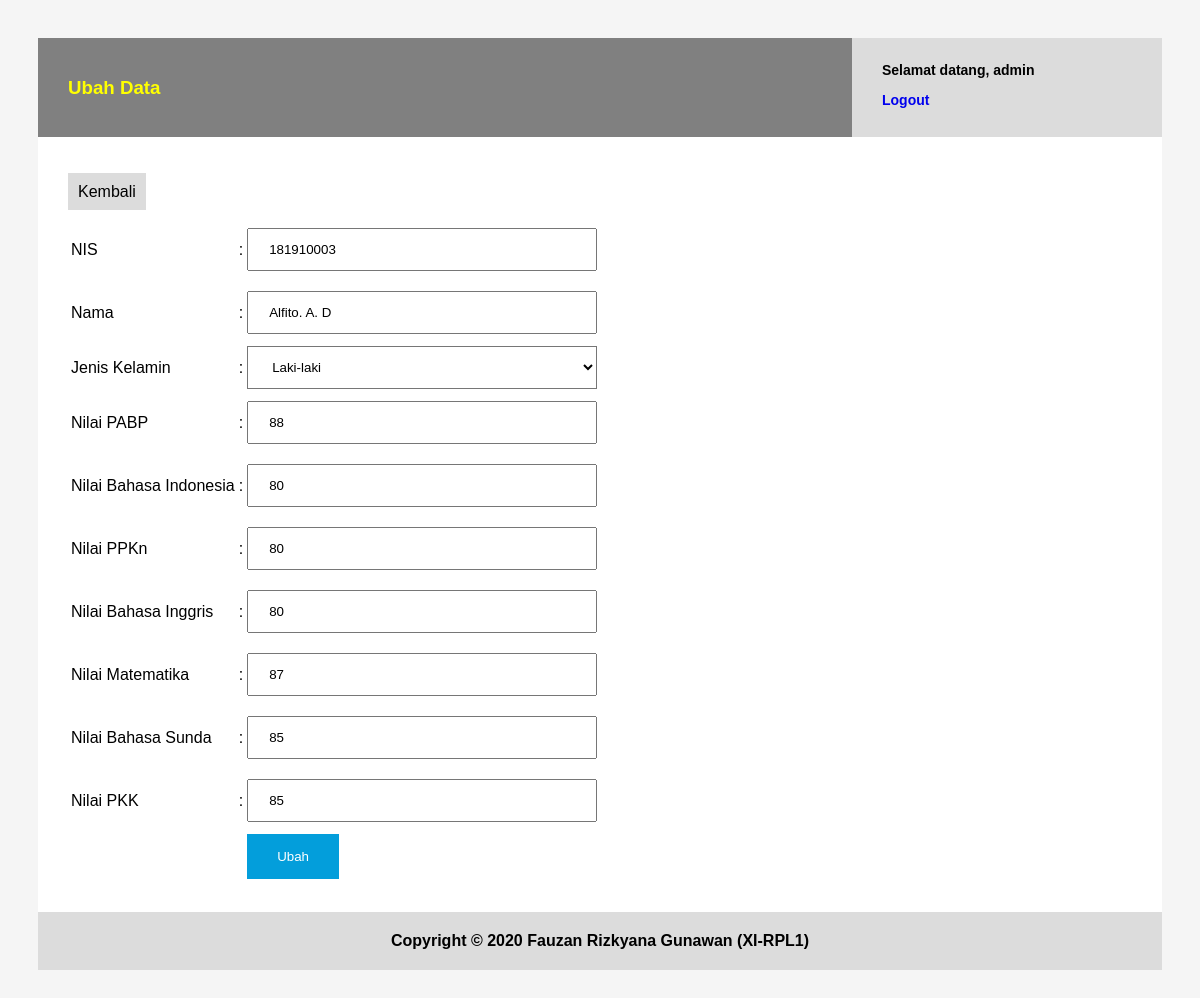
Page /edit.php?id=8 (signed in) on the committed database.
### tables this page shows
CREATE TABLE `t_nilai_siswa` (
  `id` int(11) NOT NULL,
  `nis` int(11) NOT NULL,
  `nama` varchar(255) NOT NULL,
  `jenis_kelamin` varchar(255) NOT NULL,
  `nilai_pabp` int(11) NOT NULL DEFAULT 0,
  `nilai_b_indo` int(11) NOT NULL DEFAULT 0,
  `nilai_ppkn` int(11) NOT NULL DEFAULT 0,
  `nilai_b_ing` int(11) NOT NULL DEFAULT 0,
  `nilai_mtk` int(11) NOT NULL DEFAULT 0,
  `nilai_b_sund` int(11) NOT NULL DEFAULT 0,
  `nilai_pkk` int(11) NOT NULL DEFAULT 0
);

### edit.php (the view, shortened to what this page needs)
<?php
$koneksi = koneksiDatabase();
$id = $_GET['id'];
$data = mysqli_query($koneksi, "select * from t_nilai_siswa where id=$id");
$s = mysqli_fetch_array($data);
$jenis_kelamin = ["Laki-laki", "Perempuan"];
?>
<!DOCTYPE html>
<html lang="en">
<head>
    <link rel="stylesheet" href="style.css">
</head>
<body>
    <div class="header">
        <div class="header-title">
            <h3>Ubah Data</h3>
        </div>
        <div class="profile">
            <p>Selamat datang, <?= $_SESSION['username'] ?></p>
            <a href="auth?action=logout">Logout</a>
        </div>
    </div>
    <div class="content">
        <p><a href="index.php" class="button-secondary">Kembali</a></p>
        <form method="post" enctype="multipart/form-data">
            <table>
                <tr>
                    <td><label for="nis">NIS</label></td>
                    <td>:</td>
                    <td>
                        <input type="text" name="nis" class="input-text" id="nis" value="<?= $s['nis'] ?>">
                    </td>
                </tr>
                <tr>
                    <td><label for="nama">Nama</label></td>
                    <td>:</td>
                    <td><input type="text" name="nama" class="input-text" id="nama" value="<?= $s['nama'] ?>"></td>
                </tr>
                <tr>
                    <td><label for="jenis_kelamin">Jenis Kelamin</label></td>
                    <td>:</td>
                    <td>
                        <select name="jenis_kelamin" id="jenis_kelamin" class="input-select">
                            <?php for ($i = 0; $i < count($jenis_kelamin); $i++) { ?>
                                <?php if ($jenis_kelamin[$i] == $s['jenis_kelamin']) { ?>
                                    <option value="<?= $jenis_kelamin[$i] ?>" selected><?= $jenis_kelamin[$i] ?></option>
                                <?php } else { ?>
                                    <option value="<?= $jenis_kelamin[$i] ?>"><?= $jenis_kelamin[$i] ?></option>
                                <?php } ?>
                            <?php } ?>
                        </select>
                    </td>
                </tr>
                <tr>
                    <td><label for="nilai_pabp">Nilai PABP</label></td>
                    <td>:</td>
                    <td><input type="text" name="nilai_pabp" class="input-text" id="nilai_pabp" value="<?= $s['nilai_pabp'] ?>"></td>
                </tr>
                <tr>
                    <td><label for="nilai_bahasa_indonesia">Nilai Bahasa Indonesia</label></td>
                    <td>:</td>
                    <td><input type="text" name="nilai_bahasa_indonesia" class="input-text" id="nilai_bahasa_indonesia" value="<?= $s['nilai_b_indo'] ?>"></td>
                </tr>
                <tr>
                    <td><label for="nilai_ppkn">Nilai PPKn</label></td>
                    <td>:</td>
                    <td><input type="text" name="nilai_ppkn" class="input-text" id="nilai_ppkn" value="<?= $s['nilai_ppkn'] ?>"></td>
                </tr>
                <tr>
                    <td><label for="nilai_bahasa_inggris">Nilai Bahasa Inggris</label></td>
                    <td>:</td>
                    <td><input type="text" name="nilai_bahasa_inggris" class="input-text" id="nilai_bahasa_inggris" value="<?= $s['nilai_b_ing'] ?>"></td>
                </tr>
                <tr>
                    <td><label for="nilai_matematika">Nilai Matematika</label></td>
                    <td>:</td>
                    <td><input type="text" name="nilai_matematika" class="input-text" id="nilai_matematika" value="<?= $s['nilai_mtk'] ?>"></td>
                </tr>
                <tr>
                    <td><label for="nilai_bahasa_sunda">Nilai Bahasa Sunda</label></td>
                    <td>:</td>
                    <td><input type="text" name="nilai_bahasa_sunda" class="input-text" id="nilai_bahasa_sunda" value="<?= $s['nilai_b_sund'] ?>"></td>
                </tr>
                <tr>
                    <td><label for="nilai_pkk">Nilai PKK</label></td>
                    <td>:</td>
                    <td><input type="text" name="nilai_pkk" class="input-text" id="nilai_pkk" value="<?= $s['nilai_pkk'] ?>"></td>
                </tr>
                <tr>
                    <td></td>
                    <td></td>
                    <td><input type="submit" name="submit" class="button-submit" value="Ubah"></td>
                </tr>
            </table>
        </form>
    </div>
    <div class="footer">
        Copyright &copy; <?= date('Y', time()); ?> Fauzan Rizkyana Gunawan (XI-RPL1)
    </div>
</body>
</html>

### style.css (style rules this page uses)
body { padding: 30px; background: whitesmoke; font-family: Arial, Helvetica, sans-serif; color: black; }
.header { background: gray; padding: 20px 30px 20px 30px; }
.header-title { color: yellow; }
.profile { background: gainsboro; width: 250px; height: 79px; padding: 10px 30px 10px 30px; font-weight: bold; font-size: 14px; position: absolute; right: 38px; top: 38px; }
.content { background: white; width: auto; padding: 30px; }
.footer { padding: 20px; text-align: center; background: gainsboro; font-weight: bold; }
a { text-decoration: none; }
a.button-secondary { background: gainsboro; padding: 10px; color: black; }
input.input-text { width: 350px; padding: 12px 20px; margin: 8px 0; box-sizing: border-box; }
select.input-select { width: 350px; padding: 12px 20px; background-color: white; }
input.button-submit { background-color: rgb(3, 158, 219); border: none; color: white; padding: 15px 30px; text-align: center; text-decoration: none; display: inline-block; }

### rows in the picture
t_nilai_siswa: nis "181910003", nama "Alfito. A. D", jenis_kelamin "Laki-laki", nilai_pabp "88", nilai_bahasa_indonesia "80", nilai_ppkn "80", nilai_bahasa_inggris "80", nilai_matematika "87", nilai_bahasa_sunda "85", nilai_pkk "85"

### other values in the picture
$_SESSION['username'] "admin"
